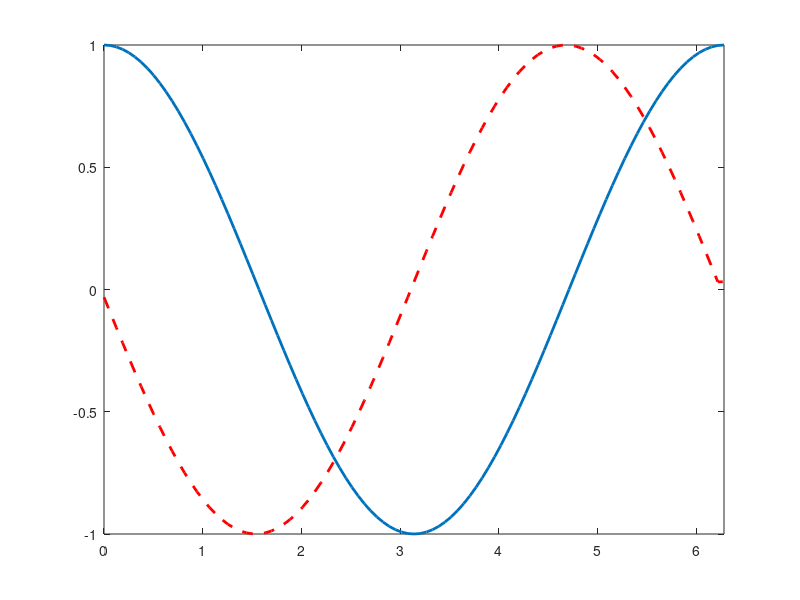
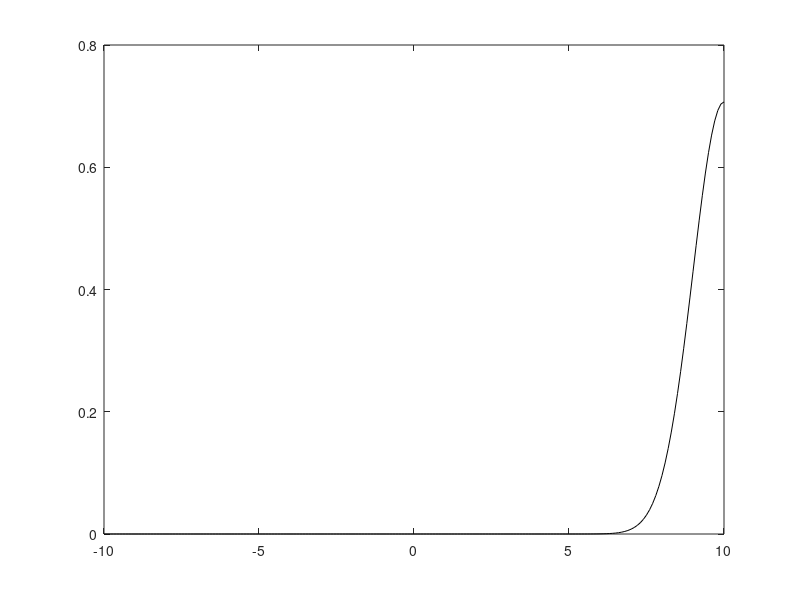

Recreate these plots in MATLAB, in order.
%% Numerical PDE Solving MATH433 2/6
%Define our domain
a = 0; b = 2*pi; N = 100;
dx = (b-a)/N;
x = a:dx:b; 

% Defining our U(x) = cos(x), as well as an empty array for the derivative
u = cos(x);
dudx = zeros(size(u));

% Numerically Calculating the Derivative du/dx
for j=1:N
    dudx(j) = (u(j+1)-u(j))/dx;
end
dudx(end) = (u(end)-u(end-1))/dx;

% Plotting our function and its derivative
figure()
plot(x, u, 'LineWidth', 2)
hold on 
plot(x, dudx, 'LineStyle','--', 'Color', 'r', 'LineWidth', 2); xlim([0 2*pi]);

%% Solving the Linear Transport Equation
% u_t + cu_x = 0
c = 1;
%Define our domain
a = -10; b = 10; N = 200;
dx = (b-a)/N;
x = a:dx:b; 

%Define our time
tend = 10; Nt = 200;
dt = tend/Nt;
t = 0:dt:tend;

%Initialize our solution matrix u: each row is a fixed time, each column a
%fixed x
u = zeros(Nt+1, N+1);

%Initial Condition
u(1, :) = exp(-x.^2);

%Boundary Condition
u(:, 1) = 0;

%March through time and space
for n=1:Nt %Nt = length(t) -1
    for j = 2:length(x) % N = length(x) -1
        u(n+1, j) = u(n, j) - c*dt/dx*(u(n, j) - u(n, j-1));
    end
end

figure()
for n = 1:length(t)
    plot(x, u(n, :), 'k');
    pause(0.1);
end


